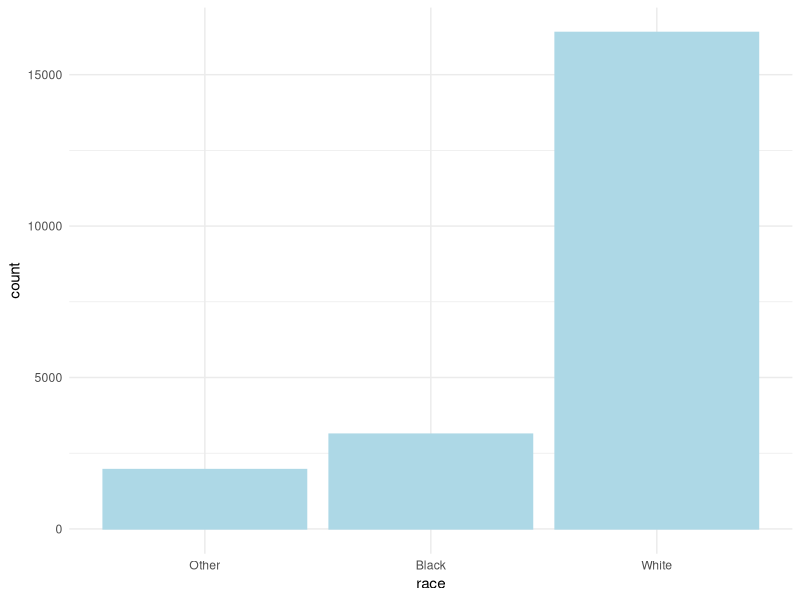
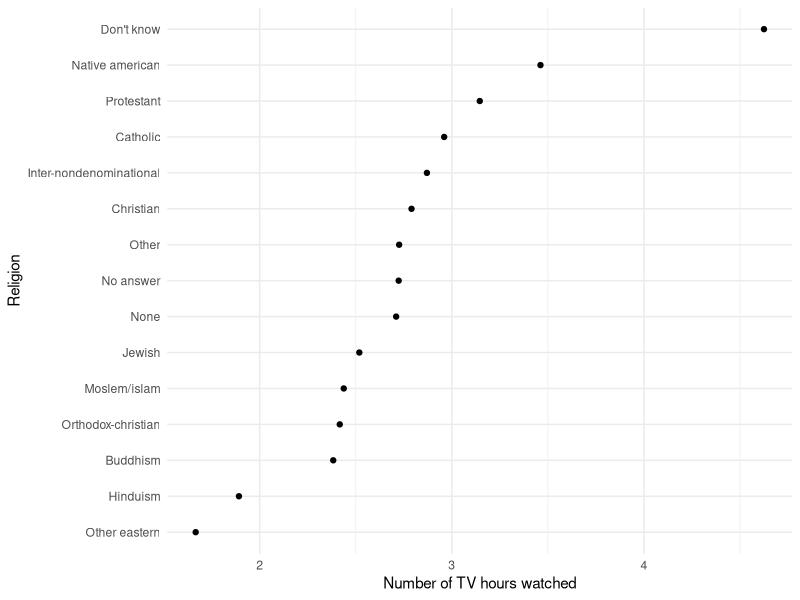
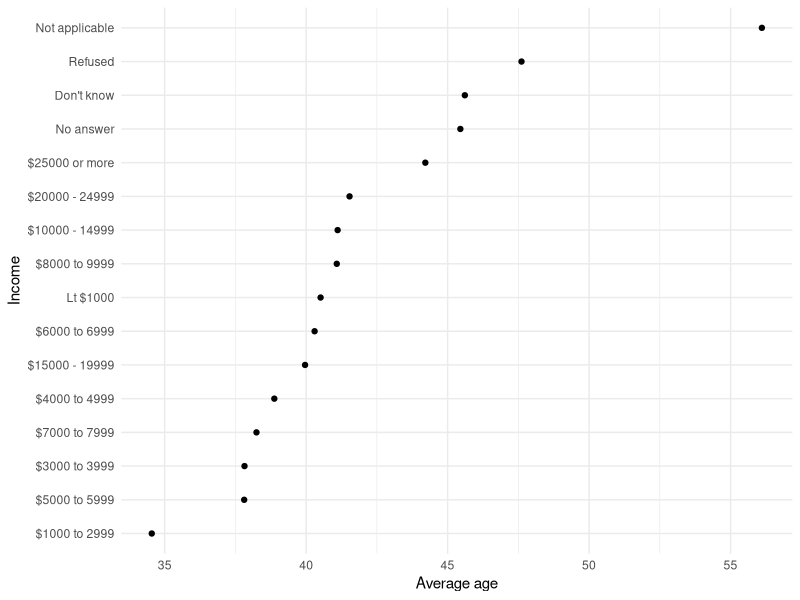
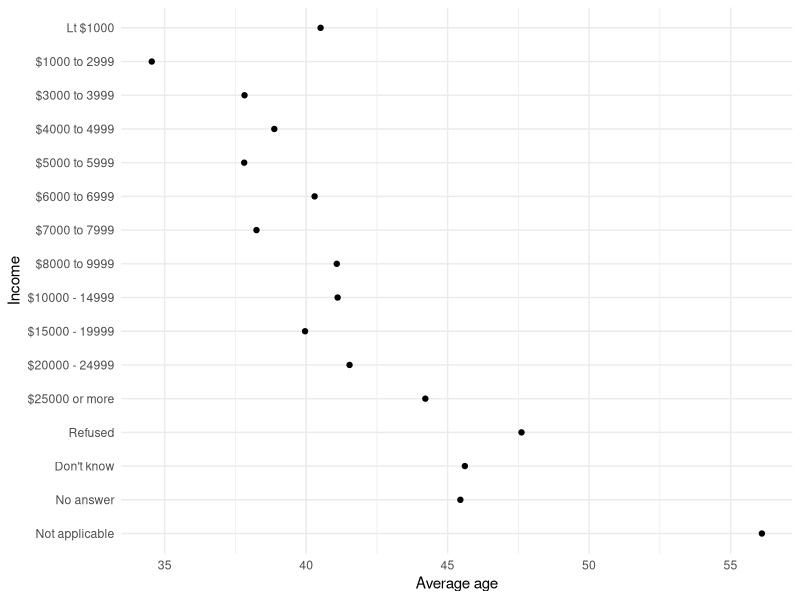
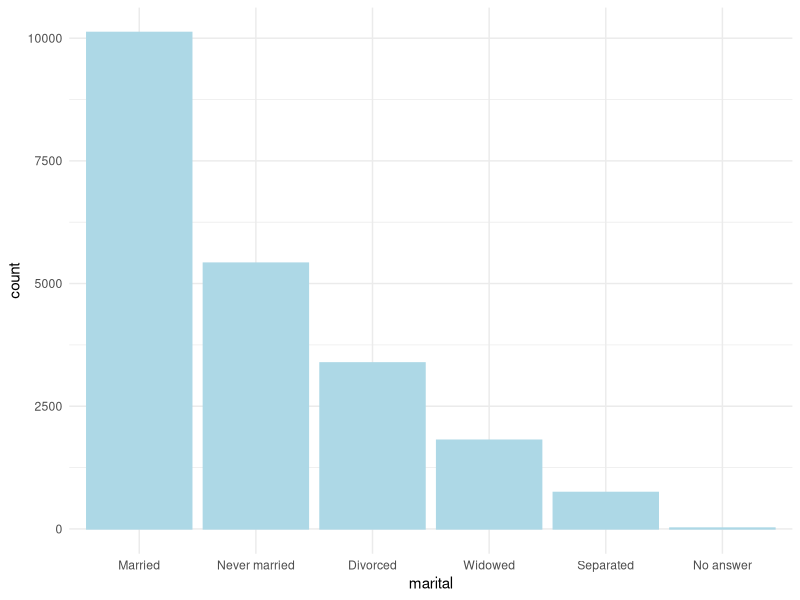
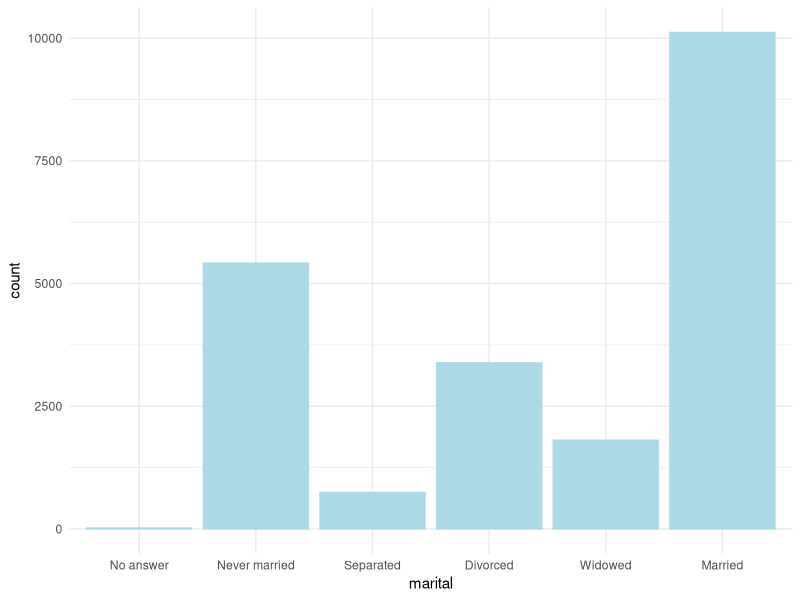

Write R code to recreate these figures, in order.
## ---- chunk 1
knitr::opts_chunk$set(fig.pos = 'H')
## ---- chunk 2
library(tidyverse)
library(kableExtra)
## ---- chunk 3
gss_cat <- forcats::gss_cat
## ---- chunk 4
head(gss_cat)
## ---- chunk 5
str(gss_cat)
## ---- chunk 6
as_tibble(gss_cat)
## ---- chunk 7
gss_cat %>%
  filter(relig == "Protestant") %>%
  group_by(year, relig) %>%
  summarize(tvhours = mean(tvhours, na.rm = TRUE))
## ---- chunk 8
# Using base R
summarize(group_by(filter(gss_cat, 
                          relig == "Protestant"), 
                   year, 
                   relig), 
          tvhours = mean(tvhours, 
                         na.rm = TRUE)
          )
## ---- chunk 9
gss_cat[1:10,] %>% 
  kable() %>% 
  kable_styling(latex_options = "striped")
## ---- chunk 10
anyNA(gss_cat)
## ---- chunk 11
is.na(gss_cat)

# Only `tvhours` has NA values, indiated by "TRUE" in the output.
## ---- chunk 12
gss_cat %>% 
  count(rincome)
## ---- chunk 13
gss_cat %>% 
  count(marital)

gss_cat %>% 
  count(partyid)

gss_cat %>% 
  count(relig)

gss_cat %>% 
  count(denom)

 # There are numerous ways to quantify missing values in R, but sticking to the very simple method using `count()` we can inspect each factor variable in turn. Almost all of the factor variables have some responses that could be considered to be missing data.

# There are more advanced methods to find missing values that involve less code and a bit less manual work. We won't go into this in detail today, but for those interested the operation below summarises NAs across an entire data set. Following this method, NAs can be found quicker. This isn't a solution for non-standard missing responses, which always involve more manual work.* 

gss_cat %>% 
  select(everything()) %>% 
  summarise_all(funs(sum(is.na(.))))
## ---- chunk 14
gss_cat %>% 
  filter(marital == "Married")

# Since we only want to find married people we will use the equal operator, ==, and encase the observations we want in quotes.*
## ---- chunk 15
gss_cat %>% 
  filter(marital == "Divorced" | marital == "Widowed")

# In this case we need to combine logical operators. The or operator is appropriate here since we are looking for two kinds of matches in the same variable (& would not work since people cannot be both divorced and widowed). We combine this with the equal operator.
## ---- chunk 16
gss_cat %>% 
  arrange(tvhours)

# Arrange only needs one argument, the variable you wish to reorder. Arrange orders the rows of a gss_cat by the tvhours column. The default here is to arrange in ascending order.
## ---- chunk 17
gss_cat %>%
  arrange(desc(tvhours))

# When combining these functions you need to wrap arrange around the operation you want to do.
## ---- chunk 18
gss_cat %>% 
  filter(marital == "Married") %>% 
  arrange(tvhours)

# Using the pipe we can perform multiple operations at once without needing to save each interim step as an object.
## ---- chunk 19
gss_cat %>%
  count(relig) %>%
  arrange(desc(n))

# In this case, we are not passing a variable to arrange but a logical, n. This tells R to count all the categories in relig and subsequently order these categories in descending order.*
## ---- chunk 20
gss_cat %>%
  select(relig, tvhours) %>% # also works without using select
  group_by(relig) %>% 
  summarise(tvhours = mean(tvhours, na.rm = TRUE))

# Combining several operations can seem complex, but once you understand what is happening you can apply to most other cases. In this example we tell R to take the `gss_data`, select only `relig` and `tvhours`, group the different categories of `relig` and perform a summarising function on these groups in respect to tvhours. Inside the `summarise()` function we tell it to take an average and to remove missing values.* 
## ---- chunk 21
string1 <- "This is a string in double quotes"

string2 <- 'This is a string in single quotes'

string3 <- 'If I want to include a "double quote" inside a string, I use single quotes'

string4 <- "If i want to include a 'single quote' inside a string, I use double quotes"
## ---- chunk 22
c("one", "two", "three")
## ---- chunk 23
str_c("x", "y", "z") 

str_c("x", "y", "z", sep = ", ") 

# Using the `sep` argument separates each letter in the string by a comma, but other character separators are possible (including blank space).
## ---- chunk 24
str_c(c("x", "y", "z"), collapse = "")
## ---- chunk 25
x <- c("Apple", "Banana", "Pear")

str_sub(x, 1, 3)
## ---- chunk 26
x <- c("apple", "banana", "pear")

str_view(x, "an")
## ---- chunk 27
str_view(x, ".a.")
## ---- chunk 28
x <- c("apple", "banana", "pear")

str_view(x, "^a")
## ---- chunk 29
str_view(x, "a$")
## ---- chunk 30
x <- c("apple pie", "apple", "apple cake")

str_view(x, "^apple$")
## ---- chunk 31
x <- c("Dec", "Apr", "Jam", "Mar")

sort(x)
## ---- chunk 32
month_levels <- c(
  "Jan", "Feb", "Mar", "Apr", "May", "Jun", 
  "Jul", "Aug", "Sep", "Oct", "Nov", "Dec"
)
## ---- chunk 33
y <- factor(x, levels = month_levels)

print(y)
## ---- chunk 34
sort(y)
## ---- chunk 35
library(kableExtra)
gss_cat %>% 
  group_by(marital) %>%
  summarise(n=n()) %>% 
  kbl() %>% 
  kable_paper(bootstrap_options = "striped", full_width = F)
## ---- chunk 36
gss_cat %>%
  count(race)
## ---- chunk 37
ggplot(gss_cat, aes(race)) +
  geom_bar(colour = "lightblue", fill = "lightblue") +
  theme_minimal()
## ---- chunk 38
relig_summary <- gss_cat %>% # Assign the results to object so we can use it later
  group_by(relig) %>% # Group by religion
  summarise(
    age = mean(age, na.rm = TRUE), # Create a mean for age
    tvhours = mean(tvhours, na.rm = TRUE), # Create a mean for tv hours
    n = n()) # Add a count per category of religion
## ---- chunk 39
relig_summary %>%
  mutate(relig = fct_reorder(relig, tvhours)) %>%
  ggplot(aes(tvhours, relig)) +
    geom_point() +
    xlab("Number of TV hours watched") +
    ylab("Religion") +
    theme_minimal()
## ---- chunk 40
rincome_summary <- gss_cat %>%
  group_by(rincome) %>%
  summarise(
    age = mean(age, na.rm = TRUE),
    n = n())

rincome_summary %>% 
  mutate(rincome = fct_reorder(rincome, age)) %>% 
  ggplot(aes(age, rincome)) +
    geom_point() +
    xlab("Average age") +
    ylab("Income") +
    theme_minimal()

# We can recycle the code from the previous example and substitute the relevant variable names. We group by the factor variable, rincome, calculating the mean age (and count) per category. Like before, we use `fct_reorder()` within `mutate()` and pass this to ggplot.* 

# Notice that as average age increases, so do the number of people refusing to disclose income.*
## ---- chunk 41
rincome_summary %>% 
  ggplot(aes(age, fct_relevel(rincome, "Not applicable"))) +
  geom_point() +
    xlab("Average age") +
    ylab("Income") +
    theme_minimal()

# Since `rincome` already has a principled order (increasing salary), it doesn't make sense to change this. Typically, we only use `fct_reorder()` to rearrange factors that are arbitrarily ordered to something we prefer or that is more intuitive.* 

# `fct_relevel()` is a related function that allows us to specify if we want to move a particular level to the front, for example. In the example below, we use `fct_relevel()` to bring forward those who responded to the salary question as "Not applicable". This makes these responses easier to see, as they are not embedded between the other ordered salary ranges.* 
## ---- chunk 42
gss_cat %>%
  mutate(marital = fct_infreq(marital)) %>% 
  ggplot(aes(marital)) +
    geom_bar(col = "lightblue", fill = "lightblue") +
    theme_minimal()

# Note that you do not need to create an interim summary this example.
## ---- chunk 43
gss_cat %>%
  mutate(race = fct_infreq(race)) %>% 
  ggplot(aes(marital)) +
    geom_bar(col = "lightblue", fill = "lightblue") +
    theme_minimal()
## ---- chunk 44
# The remaining categorical variables are `race`, `partyid`, `relig`, and `denom.` These categories have no natural hierarchy or ordering, so it is up to you how you wish to present them in a graph (e.g., most to least common).
## ---- chunk 45
gss_cat %>% 
  group_by(partyid) %>%
  summarise(n=n()) %>% 
  kbl() %>% 
  kable_paper(bootstrap_options = "striped", full_width = F)
## ---- chunk 46
gss_cat %>%
  mutate(partyid = fct_recode(partyid,
                              "Republican" = "Strong republican", 
                              "Republican" = "Not str republican",
                              "Democrat" = "Strong democrat",
                              "Democrat" = "Not str democrat",
                              "Independent" = "Ind,near rep",
                              "Independent" = "Ind,near dem"
                              )) %>% 
  count(partyid)
## ---- chunk 47
gss_cat %>%
  mutate(partyid = fct_recode(partyid,
    NULL = "No answer",
    NULL = "Don't know"
    )) %>%
  count(partyid)
## ---- chunk 48
gss_cat %>%
  mutate(partyid = fct_collapse(partyid,
    NULL = c("No answer", "Don't know"),
    Other = c("Other party"),
    Republican = c("Strong republican", "Not str republican"),
    Independent = c("Ind,near rep", "Independent", "Ind,near dem"),
    Democrat = c("Not str democrat", "Strong democrat")
  )) %>%
  count(partyid)
## ---- chunk 49
gss_cat %>%
  mutate(rincome = fct_collapse(rincome,
    "0 to $10,000" = c("Lt $1000","$1000 to 2999","$3000 to 3999","$4000 to 4999","$5000 to 5999","$6000 to 6999","$7000 to 7999","$8000 to 9999"),
    "$10,000 to $20,000" = c("$10000 - 14999","$15000 - 19999","$20000 - 24999","$25000 or more"),
    NULL = c("Don't know","No answer", "Not applicable","Refused")
    )) %>%  
  count(rincome)
## ---- chunk 50
gss_cat %>%
  mutate(relig = fct_lump(relig)) %>%
  count(relig)
## ---- chunk 51
gss_cat %>%
  mutate(relig = fct_lump(relig, n = 10)) %>%
  count(relig, sort = TRUE)
## ---- chunk 52
gss_cat %>%
  mutate(marital = fct_lump(marital)) %>%
  count(marital, sort = TRUE)
## ---- chunk 53
gss_sample <- gss_cat[sample(nrow(gss_cat), 10),] # Takes a random sample of 10 observations from the data
## ---- chunk 54
kable(gss_sample) # A very simple table

# Notice that the output from `kable()` is very difficult to read. This is because the`kable()` function offers very limited formatting options and is not optimised for html. Within `kable()` you can align data/text by running `kable(mtcars, align = "l")`, for instance.  For more advanced formatting we need another package. More on that soon.
## ---- chunk 55
select(gss_sample, year, age, race, rincome) %>%
  kable() # Method 2

# Again, the output is very difficult to read. Let's learn how to improve this in the next exercise.
## ---- chunk 56
kable(gss_sample) %>% kable_styling(latex_options = "striped")
## ---- chunk 57
kable(gss_sample) %>%
  kable_styling(latex_options = "striped",
                font_size = 8)              # Change the font size here
## ---- chunk 58
kable(gss_sample) %>%
  kable_classic %>%                          # Add your theme here
  kable_styling(latex_options = "striped",
                font_size =12)
## ---- chunk 59
gss_cat %>% 
  mutate(partyid = fct_recode(partyid,
                              "Republican" = "Strong republican", 
                              "Republican" = "Not str republican",
                              "Democrat" = "Strong democrat",
                              "Democrat" = "Not str democrat",
                              "Independent" = "Ind,near rep",
                              "Independent" = "Ind,near dem"
                              )) %>% 
  group_by(partyid) %>%
  summarise(n=n()) %>% 
  kbl() %>% 
  kable_paper(bootstrap_options = "striped", full_width = F)
